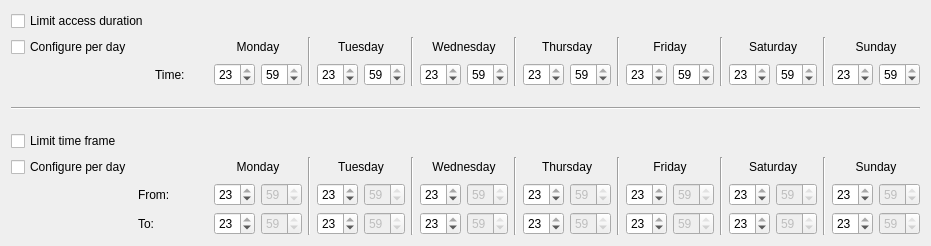
<?xml version="1.0" encoding="UTF-8"?>
<ui version="4.0">
 <class>Form</class>
 <widget class="QWidget" name="Form">
  <property name="geometry">
   <rect>
    <x>0</x>
    <y>0</y>
    <width>892</width>
    <height>234</height>
   </rect>
  </property>
  <property name="windowTitle">
   <string>Form</string>
  </property>
  <layout class="QVBoxLayout" name="verticalLayout">
   <item>
    <layout class="QGridLayout" name="gridLayout_2">
     <item row="0" column="0">
      <widget class="QCheckBox" name="chkLimitAccessDuration">
       <property name="layoutDirection">
        <enum>Qt::LeftToRight</enum>
       </property>
       <property name="text">
        <string>Limit access duration</string>
       </property>
      </widget>
     </item>
     <item row="1" column="0">
      <widget class="QCheckBox" name="chkLimAccessDurationDay">
       <property name="layoutDirection">
        <enum>Qt::LeftToRight</enum>
       </property>
       <property name="text">
        <string>Configure per day</string>
       </property>
      </widget>
     </item>
     <item row="1" column="1">
      <spacer name="horizontalSpacer_1">
       <property name="orientation">
        <enum>Qt::Horizontal</enum>
       </property>
       <property name="sizeHint" stdset="0">
        <size>
         <width>13</width>
         <height>17</height>
        </size>
       </property>
      </spacer>
     </item>
     <item row="1" column="2" colspan="2">
      <widget class="QLabel" name="lbAccMon">
       <property name="text">
        <string>Monday</string>
       </property>
       <property name="alignment">
        <set>Qt::AlignCenter</set>
       </property>
      </widget>
     </item>
     <item row="1" column="4" rowspan="2">
      <widget class="Line" name="vLine_1">
       <property name="orientation">
        <enum>Qt::Vertical</enum>
       </property>
      </widget>
     </item>
     <item row="1" column="5" colspan="2">
      <widget class="QLabel" name="lbAccTue">
       <property name="text">
        <string>Tuesday</string>
       </property>
       <property name="alignment">
        <set>Qt::AlignCenter</set>
       </property>
      </widget>
     </item>
     <item row="1" column="7" rowspan="2">
      <widget class="Line" name="vLine_2">
       <property name="orientation">
        <enum>Qt::Vertical</enum>
       </property>
      </widget>
     </item>
     <item row="1" column="8" colspan="2">
      <widget class="QLabel" name="lbAccWed">
       <property name="text">
        <string>Wednesday</string>
       </property>
       <property name="alignment">
        <set>Qt::AlignCenter</set>
       </property>
      </widget>
     </item>
     <item row="1" column="10" rowspan="2">
      <widget class="Line" name="vLine_3">
       <property name="orientation">
        <enum>Qt::Vertical</enum>
       </property>
      </widget>
     </item>
     <item row="1" column="11" colspan="2">
      <widget class="QLabel" name="lbAccThu">
       <property name="text">
        <string>Thursday</string>
       </property>
       <property name="alignment">
        <set>Qt::AlignCenter</set>
       </property>
      </widget>
     </item>
     <item row="1" column="13" rowspan="2">
      <widget class="Line" name="vLine_4">
       <property name="orientation">
        <enum>Qt::Vertical</enum>
       </property>
      </widget>
     </item>
     <item row="1" column="14" colspan="2">
      <widget class="QLabel" name="lbAccFri">
       <property name="text">
        <string>Friday</string>
       </property>
       <property name="alignment">
        <set>Qt::AlignCenter</set>
       </property>
      </widget>
     </item>
     <item row="1" column="16" rowspan="2">
      <widget class="Line" name="vLine_5">
       <property name="orientation">
        <enum>Qt::Vertical</enum>
       </property>
      </widget>
     </item>
     <item row="1" column="17" colspan="2">
      <widget class="QLabel" name="lbAccSat">
       <property name="text">
        <string>Saturday</string>
       </property>
       <property name="alignment">
        <set>Qt::AlignCenter</set>
       </property>
      </widget>
     </item>
     <item row="1" column="19" rowspan="2">
      <widget class="Line" name="vLine_6">
       <property name="orientation">
        <enum>Qt::Vertical</enum>
       </property>
      </widget>
     </item>
     <item row="1" column="20" colspan="2">
      <widget class="QLabel" name="lbAccSun">
       <property name="text">
        <string>Sunday</string>
       </property>
       <property name="alignment">
        <set>Qt::AlignCenter</set>
       </property>
      </widget>
     </item>
     <item row="2" column="2">
      <widget class="QSpinBox" name="sbAccHrMon">
       <property name="maximumSize">
        <size>
         <width>41</width>
         <height>16777215</height>
        </size>
       </property>
       <property name="maximum">
        <number>23</number>
       </property>
       <property name="value">
        <number>23</number>
       </property>
      </widget>
     </item>
     <item row="2" column="3">
      <widget class="QSpinBox" name="sbAccMnMon">
       <property name="maximumSize">
        <size>
         <width>41</width>
         <height>16777215</height>
        </size>
       </property>
       <property name="maximum">
        <number>59</number>
       </property>
       <property name="value">
        <number>59</number>
       </property>
      </widget>
     </item>
     <item row="2" column="5">
      <widget class="QSpinBox" name="sbAccHrTue">
       <property name="maximumSize">
        <size>
         <width>41</width>
         <height>10000</height>
        </size>
       </property>
       <property name="maximum">
        <number>23</number>
       </property>
       <property name="value">
        <number>23</number>
       </property>
      </widget>
     </item>
     <item row="2" column="6">
      <widget class="QSpinBox" name="sbAccMnTue">
       <property name="maximumSize">
        <size>
         <width>41</width>
         <height>10000</height>
        </size>
       </property>
       <property name="maximum">
        <number>59</number>
       </property>
       <property name="value">
        <number>59</number>
       </property>
      </widget>
     </item>
     <item row="2" column="8">
      <widget class="QSpinBox" name="sbAccHrWed">
       <property name="maximumSize">
        <size>
         <width>41</width>
         <height>10000</height>
        </size>
       </property>
       <property name="maximum">
        <number>23</number>
       </property>
       <property name="value">
        <number>23</number>
       </property>
      </widget>
     </item>
     <item row="2" column="9">
      <widget class="QSpinBox" name="sbAccMnWed">
       <property name="maximumSize">
        <size>
         <width>41</width>
         <height>10000</height>
        </size>
       </property>
       <property name="maximum">
        <number>59</number>
       </property>
       <property name="value">
        <number>59</number>
       </property>
      </widget>
     </item>
     <item row="2" column="11">
      <widget class="QSpinBox" name="sbAccHrThu">
       <property name="maximumSize">
        <size>
         <width>41</width>
         <height>10000</height>
        </size>
       </property>
       <property name="maximum">
        <number>23</number>
       </property>
       <property name="value">
        <number>23</number>
       </property>
      </widget>
     </item>
     <item row="2" column="12">
      <widget class="QSpinBox" name="sbAccMnThu">
       <property name="maximumSize">
        <size>
         <width>41</width>
         <height>10000</height>
        </size>
       </property>
       <property name="maximum">
        <number>59</number>
       </property>
       <property name="value">
        <number>59</number>
       </property>
      </widget>
     </item>
     <item row="2" column="14">
      <widget class="QSpinBox" name="sbAccHrFri">
       <property name="maximumSize">
        <size>
         <width>41</width>
         <height>10000</height>
        </size>
       </property>
       <property name="maximum">
        <number>23</number>
       </property>
       <property name="value">
        <number>23</number>
       </property>
      </widget>
     </item>
     <item row="2" column="15">
      <widget class="QSpinBox" name="sbAccMnFri">
       <property name="maximumSize">
        <size>
         <width>41</width>
         <height>10000</height>
        </size>
       </property>
       <property name="maximum">
        <number>59</number>
       </property>
       <property name="value">
        <number>59</number>
       </property>
      </widget>
     </item>
     <item row="2" column="17">
      <widget class="QSpinBox" name="sbAccHrSat">
       <property name="maximumSize">
        <size>
         <width>41</width>
         <height>10000</height>
        </size>
       </property>
       <property name="maximum">
        <number>23</number>
       </property>
       <property name="value">
        <number>23</number>
       </property>
      </widget>
     </item>
     <item row="2" column="18">
      <widget class="QSpinBox" name="sbAccMnSat">
       <property name="maximumSize">
        <size>
         <width>41</width>
         <height>10000</height>
        </size>
       </property>
       <property name="maximum">
        <number>59</number>
       </property>
       <property name="value">
        <number>59</number>
       </property>
      </widget>
     </item>
     <item row="2" column="20">
      <widget class="QSpinBox" name="sbAccHrSun">
       <property name="maximumSize">
        <size>
         <width>41</width>
         <height>10000</height>
        </size>
       </property>
       <property name="maximum">
        <number>23</number>
       </property>
       <property name="value">
        <number>23</number>
       </property>
      </widget>
     </item>
     <item row="2" column="21">
      <widget class="QSpinBox" name="sbAccMnSun">
       <property name="maximumSize">
        <size>
         <width>41</width>
         <height>10000</height>
        </size>
       </property>
       <property name="maximum">
        <number>59</number>
       </property>
       <property name="value">
        <number>59</number>
       </property>
      </widget>
     </item>
     <item row="2" column="1">
      <widget class="QLabel" name="lbTime">
       <property name="layoutDirection">
        <enum>Qt::RightToLeft</enum>
       </property>
       <property name="text">
        <string>Time:</string>
       </property>
      </widget>
     </item>
    </layout>
   </item>
   <item>
    <spacer name="verticalSpacer_1">
     <property name="orientation">
      <enum>Qt::Vertical</enum>
     </property>
     <property name="sizeType">
      <enum>QSizePolicy::Fixed</enum>
     </property>
     <property name="sizeHint" stdset="0">
      <size>
       <width>20</width>
       <height>15</height>
      </size>
     </property>
    </spacer>
   </item>
   <item>
    <widget class="Line" name="hlLimitSeparation">
     <property name="orientation">
      <enum>Qt::Horizontal</enum>
     </property>
    </widget>
   </item>
   <item>
    <spacer name="verticalSpacer_2">
     <property name="enabled">
      <bool>true</bool>
     </property>
     <property name="orientation">
      <enum>Qt::Vertical</enum>
     </property>
     <property name="sizeType">
      <enum>QSizePolicy::Fixed</enum>
     </property>
     <property name="sizeHint" stdset="0">
      <size>
       <width>20</width>
       <height>15</height>
      </size>
     </property>
    </spacer>
   </item>
   <item>
    <layout class="QGridLayout" name="gridLayout">
     <item row="0" column="0">
      <widget class="QCheckBox" name="chkLimitTimeFrame">
       <property name="enabled">
        <bool>true</bool>
       </property>
       <property name="layoutDirection">
        <enum>Qt::LeftToRight</enum>
       </property>
       <property name="text">
        <string>Limit time frame</string>
       </property>
      </widget>
     </item>
     <item row="1" column="0">
      <widget class="QCheckBox" name="chkLimTimeFrameDay">
       <property name="enabled">
        <bool>true</bool>
       </property>
       <property name="layoutDirection">
        <enum>Qt::LeftToRight</enum>
       </property>
       <property name="text">
        <string>Configure per day</string>
       </property>
      </widget>
     </item>
     <item row="1" column="1">
      <spacer name="horizontalSpacer_2">
       <property name="enabled">
        <bool>true</bool>
       </property>
       <property name="orientation">
        <enum>Qt::Horizontal</enum>
       </property>
       <property name="sizeType">
        <enum>QSizePolicy::MinimumExpanding</enum>
       </property>
       <property name="sizeHint" stdset="0">
        <size>
         <width>70</width>
         <height>18</height>
        </size>
       </property>
      </spacer>
     </item>
     <item row="1" column="2" colspan="2">
      <widget class="QLabel" name="lbTimeMon">
       <property name="enabled">
        <bool>true</bool>
       </property>
       <property name="text">
        <string>Monday</string>
       </property>
       <property name="alignment">
        <set>Qt::AlignCenter</set>
       </property>
      </widget>
     </item>
     <item row="1" column="4" rowspan="3">
      <widget class="Line" name="vLine_7">
       <property name="enabled">
        <bool>true</bool>
       </property>
       <property name="orientation">
        <enum>Qt::Vertical</enum>
       </property>
      </widget>
     </item>
     <item row="1" column="5" colspan="2">
      <widget class="QLabel" name="lbTimeTue">
       <property name="enabled">
        <bool>true</bool>
       </property>
       <property name="text">
        <string>Tuesday</string>
       </property>
       <property name="alignment">
        <set>Qt::AlignCenter</set>
       </property>
      </widget>
     </item>
     <item row="1" column="7" rowspan="3">
      <widget class="Line" name="vLine_8">
       <property name="enabled">
        <bool>true</bool>
       </property>
       <property name="orientation">
        <enum>Qt::Vertical</enum>
       </property>
      </widget>
     </item>
     <item row="1" column="8" colspan="2">
      <widget class="QLabel" name="lbTimeWed">
       <property name="enabled">
        <bool>true</bool>
       </property>
       <property name="text">
        <string>Wednesday</string>
       </property>
       <property name="alignment">
        <set>Qt::AlignCenter</set>
       </property>
      </widget>
     </item>
     <item row="1" column="10" rowspan="3">
      <widget class="Line" name="vLine_9">
       <property name="enabled">
        <bool>true</bool>
       </property>
       <property name="orientation">
        <enum>Qt::Vertical</enum>
       </property>
      </widget>
     </item>
     <item row="1" column="11" colspan="2">
      <widget class="QLabel" name="lbTimeThu">
       <property name="enabled">
        <bool>true</bool>
       </property>
       <property name="text">
        <string>Thursday</string>
       </property>
       <property name="alignment">
        <set>Qt::AlignCenter</set>
       </property>
      </widget>
     </item>
     <item row="1" column="13" rowspan="3">
      <widget class="Line" name="vLine_10">
       <property name="enabled">
        <bool>true</bool>
       </property>
       <property name="orientation">
        <enum>Qt::Vertical</enum>
       </property>
      </widget>
     </item>
     <item row="1" column="14" colspan="2">
      <widget class="QLabel" name="lbTimeFri">
       <property name="enabled">
        <bool>true</bool>
       </property>
       <property name="text">
        <string>Friday</string>
       </property>
       <property name="alignment">
        <set>Qt::AlignCenter</set>
       </property>
      </widget>
     </item>
     <item row="1" column="16" rowspan="3">
      <widget class="Line" name="vLine_11">
       <property name="enabled">
        <bool>true</bool>
       </property>
       <property name="orientation">
        <enum>Qt::Vertical</enum>
       </property>
      </widget>
     </item>
     <item row="1" column="17" colspan="2">
      <widget class="QLabel" name="lbTimeSat">
       <property name="enabled">
        <bool>true</bool>
       </property>
       <property name="text">
        <string>Saturday</string>
       </property>
       <property name="alignment">
        <set>Qt::AlignCenter</set>
       </property>
      </widget>
     </item>
     <item row="1" column="19" rowspan="3">
      <widget class="Line" name="vLine_12">
       <property name="enabled">
        <bool>true</bool>
       </property>
       <property name="orientation">
        <enum>Qt::Vertical</enum>
       </property>
      </widget>
     </item>
     <item row="1" column="20" colspan="2">
      <widget class="QLabel" name="lbTimeSun">
       <property name="enabled">
        <bool>true</bool>
       </property>
       <property name="text">
        <string>Sunday</string>
       </property>
       <property name="alignment">
        <set>Qt::AlignCenter</set>
       </property>
      </widget>
     </item>
     <item row="2" column="1">
      <widget class="QLabel" name="lbFrom">
       <property name="layoutDirection">
        <enum>Qt::RightToLeft</enum>
       </property>
       <property name="text">
        <string>From:</string>
       </property>
      </widget>
     </item>
     <item row="2" column="2">
      <widget class="QSpinBox" name="sbTimeHrFromMon">
       <property name="enabled">
        <bool>true</bool>
       </property>
       <property name="maximumSize">
        <size>
         <width>41</width>
         <height>16777215</height>
        </size>
       </property>
       <property name="maximum">
        <number>23</number>
       </property>
       <property name="value">
        <number>23</number>
       </property>
      </widget>
     </item>
     <item row="2" column="3">
      <widget class="QSpinBox" name="sbTimeMnFromMon">
       <property name="enabled">
        <bool>false</bool>
       </property>
       <property name="maximumSize">
        <size>
         <width>41</width>
         <height>16777215</height>
        </size>
       </property>
       <property name="maximum">
        <number>59</number>
       </property>
       <property name="value">
        <number>59</number>
       </property>
      </widget>
     </item>
     <item row="2" column="5">
      <widget class="QSpinBox" name="sbTimeHrFromTue">
       <property name="enabled">
        <bool>true</bool>
       </property>
       <property name="maximumSize">
        <size>
         <width>41</width>
         <height>10000</height>
        </size>
       </property>
       <property name="maximum">
        <number>23</number>
       </property>
       <property name="value">
        <number>23</number>
       </property>
      </widget>
     </item>
     <item row="2" column="6">
      <widget class="QSpinBox" name="sbTimeMnFromTue">
       <property name="enabled">
        <bool>false</bool>
       </property>
       <property name="maximumSize">
        <size>
         <width>41</width>
         <height>10000</height>
        </size>
       </property>
       <property name="maximum">
        <number>59</number>
       </property>
       <property name="value">
        <number>59</number>
       </property>
      </widget>
     </item>
     <item row="2" column="8">
      <widget class="QSpinBox" name="sbTimeHrFromWed">
       <property name="enabled">
        <bool>true</bool>
       </property>
       <property name="maximumSize">
        <size>
         <width>41</width>
         <height>10000</height>
        </size>
       </property>
       <property name="maximum">
        <number>23</number>
       </property>
       <property name="value">
        <number>23</number>
       </property>
      </widget>
     </item>
     <item row="2" column="9">
      <widget class="QSpinBox" name="sbTimeMnFromWed">
       <property name="enabled">
        <bool>false</bool>
       </property>
       <property name="maximumSize">
        <size>
         <width>41</width>
         <height>10000</height>
        </size>
       </property>
       <property name="maximum">
        <number>59</number>
       </property>
       <property name="value">
        <number>59</number>
       </property>
      </widget>
     </item>
     <item row="2" column="11">
      <widget class="QSpinBox" name="sbTimeHrFromThu">
       <property name="enabled">
        <bool>true</bool>
       </property>
       <property name="maximumSize">
        <size>
         <width>41</width>
         <height>10000</height>
        </size>
       </property>
       <property name="maximum">
        <number>23</number>
       </property>
       <property name="value">
        <number>23</number>
       </property>
      </widget>
     </item>
     <item row="2" column="12">
      <widget class="QSpinBox" name="sbTimeMnFromThu">
       <property name="enabled">
        <bool>false</bool>
       </property>
       <property name="maximumSize">
        <size>
         <width>41</width>
         <height>10000</height>
        </size>
       </property>
       <property name="maximum">
        <number>59</number>
       </property>
       <property name="value">
        <number>59</number>
       </property>
      </widget>
     </item>
     <item row="2" column="14">
      <widget class="QSpinBox" name="sbTimeHrFromFri">
       <property name="enabled">
        <bool>true</bool>
       </property>
       <property name="maximumSize">
        <size>
         <width>41</width>
         <height>10000</height>
        </size>
       </property>
       <property name="maximum">
        <number>23</number>
       </property>
       <property name="value">
        <number>23</number>
       </property>
      </widget>
     </item>
     <item row="2" column="15">
      <widget class="QSpinBox" name="sbTimeMnFromFri">
       <property name="enabled">
        <bool>false</bool>
       </property>
       <property name="maximumSize">
        <size>
         <width>41</width>
         <height>10000</height>
        </size>
       </property>
       <property name="maximum">
        <number>59</number>
       </property>
       <property name="value">
        <number>59</number>
       </property>
      </widget>
     </item>
     <item row="2" column="17">
      <widget class="QSpinBox" name="sbTimeHrFromSat">
       <property name="enabled">
        <bool>true</bool>
       </property>
       <property name="maximumSize">
        <size>
         <width>41</width>
         <height>10000</height>
        </size>
       </property>
       <property name="maximum">
        <number>23</number>
       </property>
       <property name="value">
        <number>23</number>
       </property>
      </widget>
     </item>
     <item row="2" column="18">
      <widget class="QSpinBox" name="sbTimeMnFromSat">
       <property name="enabled">
        <bool>false</bool>
       </property>
       <property name="maximumSize">
        <size>
         <width>41</width>
         <height>10000</height>
        </size>
       </property>
       <property name="maximum">
        <number>59</number>
       </property>
       <property name="value">
        <number>59</number>
       </property>
      </widget>
     </item>
     <item row="2" column="20">
      <widget class="QSpinBox" name="sbTimeHrFromSun">
       <property name="enabled">
        <bool>true</bool>
       </property>
       <property name="maximumSize">
        <size>
         <width>41</width>
         <height>10000</height>
        </size>
       </property>
       <property name="maximum">
        <number>23</number>
       </property>
       <property name="value">
        <number>23</number>
       </property>
      </widget>
     </item>
     <item row="2" column="21">
      <widget class="QSpinBox" name="sbTimeMnFromSun">
       <property name="enabled">
        <bool>false</bool>
       </property>
       <property name="maximumSize">
        <size>
         <width>41</width>
         <height>10000</height>
        </size>
       </property>
       <property name="maximum">
        <number>59</number>
       </property>
       <property name="value">
        <number>59</number>
       </property>
      </widget>
     </item>
     <item row="3" column="1">
      <widget class="QLabel" name="lbTo">
       <property name="layoutDirection">
        <enum>Qt::RightToLeft</enum>
       </property>
       <property name="text">
        <string>To:</string>
       </property>
      </widget>
     </item>
     <item row="3" column="2">
      <widget class="QSpinBox" name="sbTimeHrToMon">
       <property name="enabled">
        <bool>true</bool>
       </property>
       <property name="maximumSize">
        <size>
         <width>41</width>
         <height>16777215</height>
        </size>
       </property>
       <property name="maximum">
        <number>23</number>
       </property>
       <property name="value">
        <number>23</number>
       </property>
      </widget>
     </item>
     <item row="3" column="3">
      <widget class="QSpinBox" name="sbTimeMnToMon">
       <property name="enabled">
        <bool>false</bool>
       </property>
       <property name="maximumSize">
        <size>
         <width>41</width>
         <height>16777215</height>
        </size>
       </property>
       <property name="maximum">
        <number>59</number>
       </property>
       <property name="value">
        <number>59</number>
       </property>
      </widget>
     </item>
     <item row="3" column="5">
      <widget class="QSpinBox" name="sbTimeHrToTue">
       <property name="enabled">
        <bool>true</bool>
       </property>
       <property name="maximumSize">
        <size>
         <width>41</width>
         <height>10000</height>
        </size>
       </property>
       <property name="maximum">
        <number>23</number>
       </property>
       <property name="value">
        <number>23</number>
       </property>
      </widget>
     </item>
     <item row="3" column="6">
      <widget class="QSpinBox" name="sbTimeMnToTue">
       <property name="enabled">
        <bool>false</bool>
       </property>
       <property name="maximumSize">
        <size>
         <width>41</width>
         <height>10000</height>
        </size>
       </property>
       <property name="maximum">
        <number>59</number>
       </property>
       <property name="value">
        <number>59</number>
       </property>
      </widget>
     </item>
     <item row="3" column="8">
      <widget class="QSpinBox" name="sbTimeHrToWed">
       <property name="enabled">
        <bool>true</bool>
       </property>
       <property name="maximumSize">
        <size>
         <width>41</width>
         <height>10000</height>
        </size>
       </property>
       <property name="maximum">
        <number>23</number>
       </property>
       <property name="value">
        <number>23</number>
       </property>
      </widget>
     </item>
     <item row="3" column="9">
      <widget class="QSpinBox" name="sbTimeMnToWed">
       <property name="enabled">
        <bool>false</bool>
       </property>
       <property name="maximumSize">
        <size>
         <width>41</width>
         <height>10000</height>
        </size>
       </property>
       <property name="maximum">
        <number>59</number>
       </property>
       <property name="value">
        <number>59</number>
       </property>
      </widget>
     </item>
     <item row="3" column="11">
      <widget class="QSpinBox" name="sbTimeHrToThu">
       <property name="enabled">
        <bool>true</bool>
       </property>
       <property name="maximumSize">
        <size>
         <width>41</width>
         <height>10000</height>
        </size>
       </property>
       <property name="maximum">
        <number>23</number>
       </property>
       <property name="value">
        <number>23</number>
       </property>
      </widget>
     </item>
     <item row="3" column="12">
      <widget class="QSpinBox" name="sbTimeMnToThu">
       <property name="enabled">
        <bool>false</bool>
       </property>
       <property name="maximumSize">
        <size>
         <width>41</width>
         <height>10000</height>
        </size>
       </property>
       <property name="maximum">
        <number>59</number>
       </property>
       <property name="value">
        <number>59</number>
       </property>
      </widget>
     </item>
     <item row="3" column="14">
      <widget class="QSpinBox" name="sbTimeHrToFri">
       <property name="enabled">
        <bool>true</bool>
       </property>
       <property name="maximumSize">
        <size>
         <width>41</width>
         <height>10000</height>
        </size>
       </property>
       <property name="maximum">
        <number>23</number>
       </property>
       <property name="value">
        <number>23</number>
       </property>
      </widget>
     </item>
     <item row="3" column="15">
      <widget class="QSpinBox" name="sbTimeMnToFri">
       <property name="enabled">
        <bool>false</bool>
       </property>
       <property name="maximumSize">
        <size>
         <width>41</width>
         <height>10000</height>
        </size>
       </property>
       <property name="maximum">
        <number>59</number>
       </property>
       <property name="value">
        <number>59</number>
       </property>
      </widget>
     </item>
     <item row="3" column="17">
      <widget class="QSpinBox" name="sbTimeHrToSat">
       <property name="enabled">
        <bool>true</bool>
       </property>
       <property name="maximumSize">
        <size>
         <width>41</width>
         <height>10000</height>
        </size>
       </property>
       <property name="maximum">
        <number>23</number>
       </property>
       <property name="value">
        <number>23</number>
       </property>
      </widget>
     </item>
     <item row="3" column="18">
      <widget class="QSpinBox" name="sbTimeMnToSat">
       <property name="enabled">
        <bool>false</bool>
       </property>
       <property name="maximumSize">
        <size>
         <width>41</width>
         <height>10000</height>
        </size>
       </property>
       <property name="maximum">
        <number>59</number>
       </property>
       <property name="value">
        <number>59</number>
       </property>
      </widget>
     </item>
     <item row="3" column="20">
      <widget class="QSpinBox" name="sbTimeHrToSun">
       <property name="enabled">
        <bool>true</bool>
       </property>
       <property name="maximumSize">
        <size>
         <width>41</width>
         <height>10000</height>
        </size>
       </property>
       <property name="maximum">
        <number>23</number>
       </property>
       <property name="value">
        <number>23</number>
       </property>
      </widget>
     </item>
     <item row="3" column="21">
      <widget class="QSpinBox" name="sbTimeMnToSun">
       <property name="enabled">
        <bool>false</bool>
       </property>
       <property name="maximumSize">
        <size>
         <width>41</width>
         <height>10000</height>
        </size>
       </property>
       <property name="maximum">
        <number>59</number>
       </property>
       <property name="value">
        <number>59</number>
       </property>
      </widget>
     </item>
    </layout>
   </item>
  </layout>
 </widget>
 <resources/>
 <connections/>
</ui>
